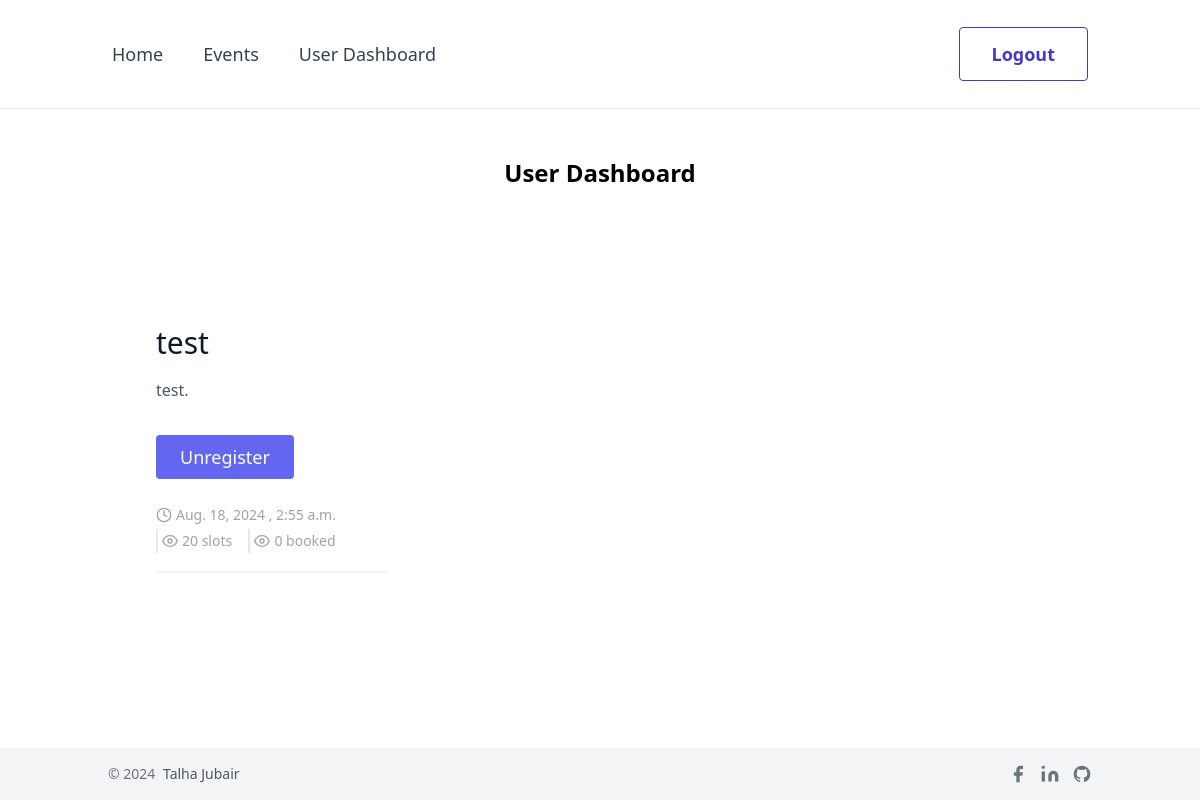
The page /user_events (signed in) on the database as committed earlier.
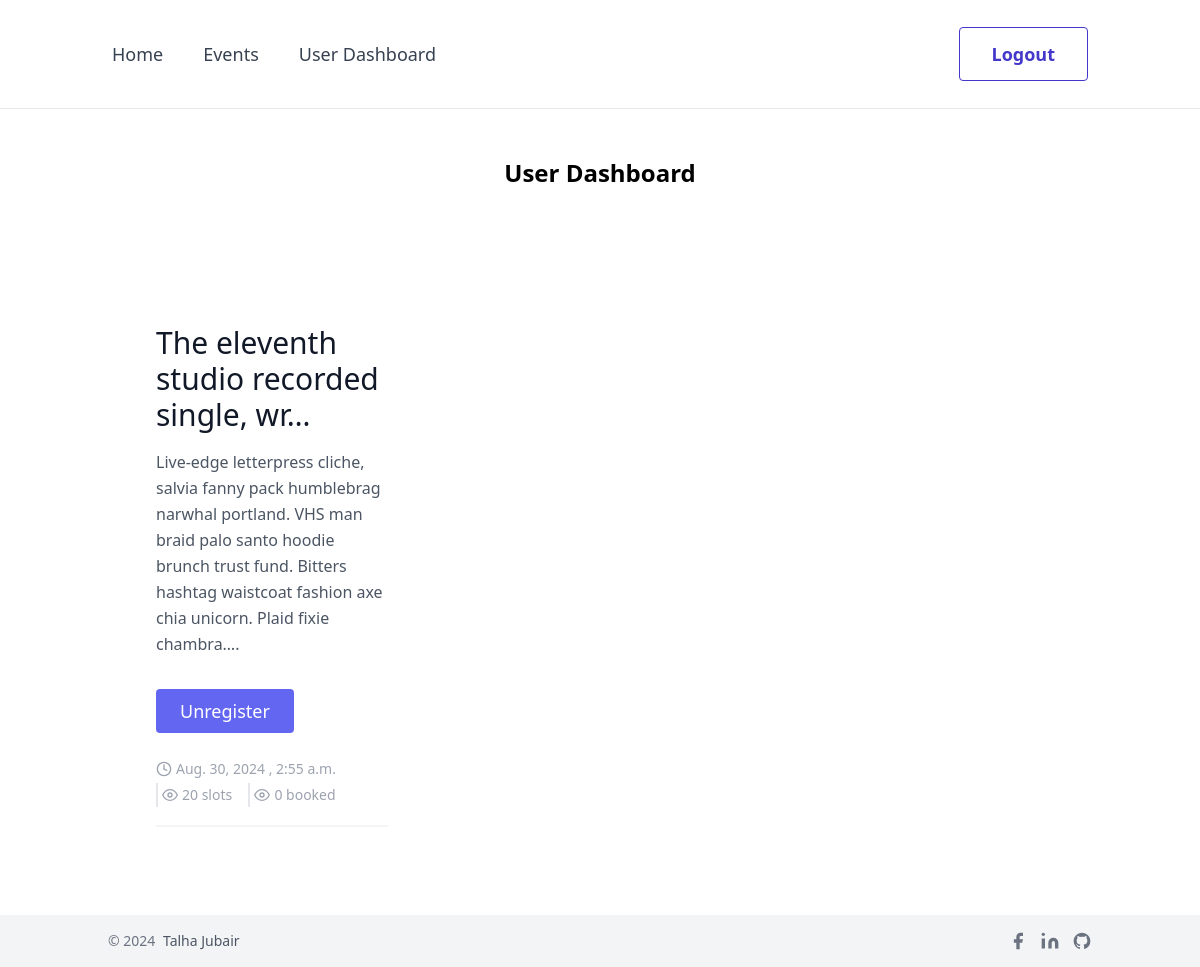
The same page on the database as committed later.
### events/models.py (models this page shows, shortened)
class UserRegistration(models.Model):
    user = models.ForeignKey(User, on_delete=models.CASCADE)
    event = models.ForeignKey(Event, on_delete=models.CASCADE)
    registration_date = models.DateTimeField(auto_now_add=True)
    class Meta:
        unique_together = ('user', 'event')

class Event(models.Model):
    title = models.CharField(max_length=100)
    description = models.TextField()
    date = models.DateField()
    time = models.TimeField()
    location = models.CharField(max_length=100)
    slots = models.IntegerField(default=0)
    booking_slots = models.IntegerField(default=0)

### events/views.py (the view)
# urls.py: path('user_events', user_events, name='user_events'),
@login_required(login_url='account_login')
def user_events(request):
    user = request.user
    events = UserRegistration.objects.filter(user=user)
    context = {'events': events}
    return render(request, 'frontend/user_events.html', context)

### templates/frontend/user_events.html (shortened to what this page needs)
{% extends "frontend/base.html" %}
{% load static %}
{% block content %}
<h1 class="my-12 text-center text-2xl font-bold">User Dashboard</h1>
<section class="text-gray-600 body-font overflow-hidden">
    <div class="container px-5 py-6 mx-auto">
        <div class="grid grid-cols-3">
            {% for event in events %}
            <div class="p-12 flex flex-col items-start">
                <a href="{% url 'event_details' event.event.id  %}"
                    class="sm:text-3xl text-2xl title-font font-medium text-gray-900 mt-4 mb-4">{{ event.event.title|truncatechars:40 }}</a>
                <p class="leading-relaxed mb-8">{{ event.event.description|truncatechars:200 }}.</p>
                <div
                    class="flex flex-col pb-4 mb-4 border-b-2 border-gray-100 mt-auto w-full">
                    <form action="{% url 'user_unregister_event' %}" method="get">
                        <button type="submit"
                            class="text-white bg-indigo-500 border-0 mb-6 py-2 px-6 focus:outline-none hover:bg-indigo-600 rounded text-lg">
                            Unregister
                        </button>
                    </form>
                    <div>
                        <span
                            class="text-gray-400 mr-1 inline-flex items-center ml-auto leading-none text-sm py-1 border-gray-200">
                            <svg class="w-4 h-4 mr-1" stroke="currentColor" stroke-width="2" fill="none"
                                stroke-linecap="round" stroke-linejoin="round" viewBox="0 0 24 24">
                                <circle cx="12" cy="12" r="10"></circle>
                                <line x1="12" y1="6" x2="12" y2="12"></line>
                                <line x1="12" y1="12" x2="16" y2="14"></line>
                            </svg>{{ event.event.date }} , {{ event.event.time }}
                        </span>
                        <span
                            class="text-gray-400 mr-3 inline-flex items-center ml-auto leading-none text-sm pl-1 py-1 border-l-2 border-gray-200">
                            <svg class="w-4 h-4 mr-1" stroke="currentColor" stroke-width="2" fill="none"
                                stroke-linecap="round" stroke-linejoin="round" viewBox="0 0 24 24">
                                <path d="M1 12s4-8 11-8 11 8 11 8-4 8-11 8-11-8-11-8z"></path>
                                <circle cx="12" cy="12" r="3"></circle>
                            </svg> {{ event.event.slots }} slots
                        </span>
                        <span
                            class="text-gray-400 mr-3 inline-flex items-center ml-auto leading-none text-sm pl-1 py-1 border-l-2 border-gray-200">
                            <svg class="w-4 h-4 mr-1" stroke="currentColor" stroke-width="2" fill="none"
                                stroke-linecap="round" stroke-linejoin="round" viewBox="0 0 24 24">
                                <path d="M1 12s4-8 11-8 11 8 11 8-4 8-11 8-11-8-11-8z"></path>
                                <circle cx="12" cy="12" r="3"></circle>
                            </svg> {{ event.event.booking_slots }} booked
                        </span>
                    </div>
                </div>
            </div>
            {% endfor %}
        </div>
    </div>
</section>
{% endblock %}

Rows that differ between the two databases and show on the page:
changed through a linked row, UserRegistration: event "test" → "The eleventh studio recorded single, wr…"; event.description "test" → "Live-edge letterpress cliche, salvia fanny pack humblebrag narwhal portland. VHS man braid palo santo hoodie brunch trust fund. Bitters hashtag waistcoat fashion axe chia unicorn. Plaid fixie chambra…"; event "Aug. 18, 2024" → "Aug. 30, 2024"
